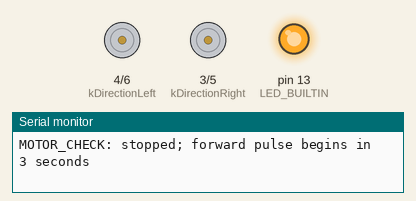
This sketch was run on a simulated Arduino Uno, built with avr-gcc and run on an emulated ATmega328P. Parts: direction and speed pins drawn as motors (green arrow = direction pin HIGH = forward, orange = LOW = backward, longer = more drive), output pins drawn as LEDs (lit = HIGH), the last lines printed to the serial monitor.

Above: at 0.1 s.
At 3.1 s:
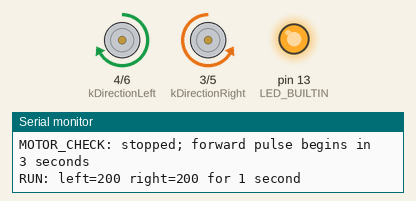
At 4.1 s:
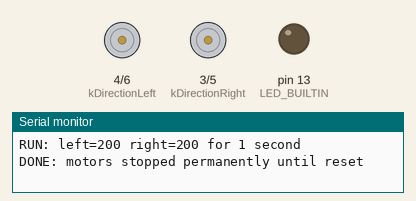
Timing chart, 0 to 5.6 s (numbered marks = the images above):
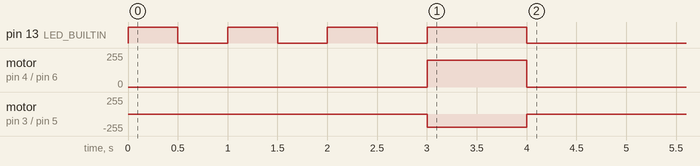

The sketch:

motor_check.ino
```cpp
// FNK0041 motor mapping: Freenove 01.1.3_Car_Move_and_Turn.
// Upstream a035ca380a9218d0a88aab635a58b9a3c738940f, CC BY-NC-SA 3.0.
// One bounded forward pulse per boot; no servo or sensor input is used.
#include <Arduino.h>

const uint8_t kDirectionLeft = 4;
const uint8_t kDirectionRight = 3;
const uint8_t kMotorPwmLeft = 6;
const uint8_t kMotorPwmRight = 5;
const uint8_t kDrivePwm = 200;
const unsigned long kWarningMs = 3000;
const unsigned long kRunMs = 1000;

void stopMotors() {
  analogWrite(kMotorPwmLeft, 0);
  analogWrite(kMotorPwmRight, 0);
}

void setup() {
  digitalWrite(kMotorPwmLeft, LOW);
  digitalWrite(kMotorPwmRight, LOW);
  pinMode(kMotorPwmLeft, OUTPUT);
  pinMode(kMotorPwmRight, OUTPUT);

  // Physical calibration found that this chassis needs both vendor polarities inverted.
  digitalWrite(kDirectionLeft, HIGH);
  digitalWrite(kDirectionRight, LOW);
  pinMode(kDirectionLeft, OUTPUT);
  pinMode(kDirectionRight, OUTPUT);

  pinMode(LED_BUILTIN, OUTPUT);
  digitalWrite(LED_BUILTIN, LOW);
  digitalWrite(A0, LOW);
  pinMode(A0, INPUT);  // A0 is shared with the buzzer; INPUT with pull-up off is silent.
  stopMotors();

  Serial.begin(115200);
  Serial.println(F("MOTOR_CHECK: stopped; forward pulse begins in 3 seconds"));
  for (uint8_t step = 0; step < 6; ++step) {
    digitalWrite(LED_BUILTIN, step % 2 == 0 ? HIGH : LOW);
    delay(kWarningMs / 6);
  }

  Serial.println(F("RUN: left=200 right=200 for 1 second"));
  digitalWrite(LED_BUILTIN, HIGH);
  analogWrite(kMotorPwmLeft, kDrivePwm);
  analogWrite(kMotorPwmRight, kDrivePwm);
  delay(kRunMs);

  stopMotors();
  digitalWrite(LED_BUILTIN, LOW);
  Serial.println(F("DONE: motors stopped permanently until reset"));
}

void loop() {
  stopMotors();
}
```
